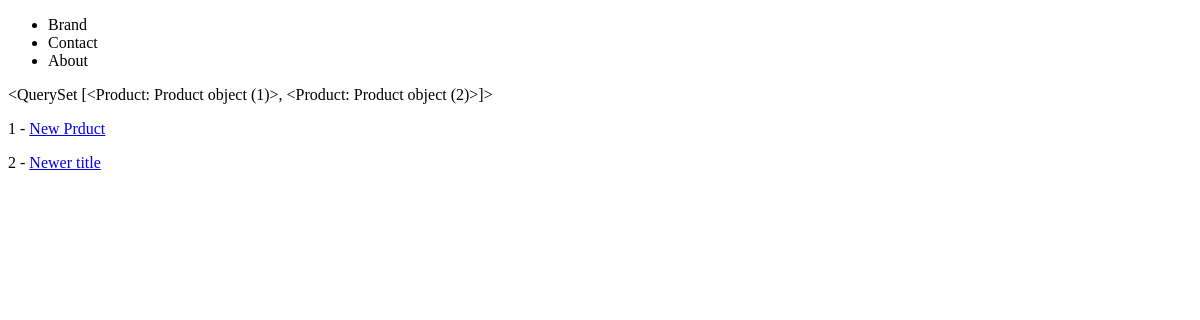
The app's page /products/, older data.
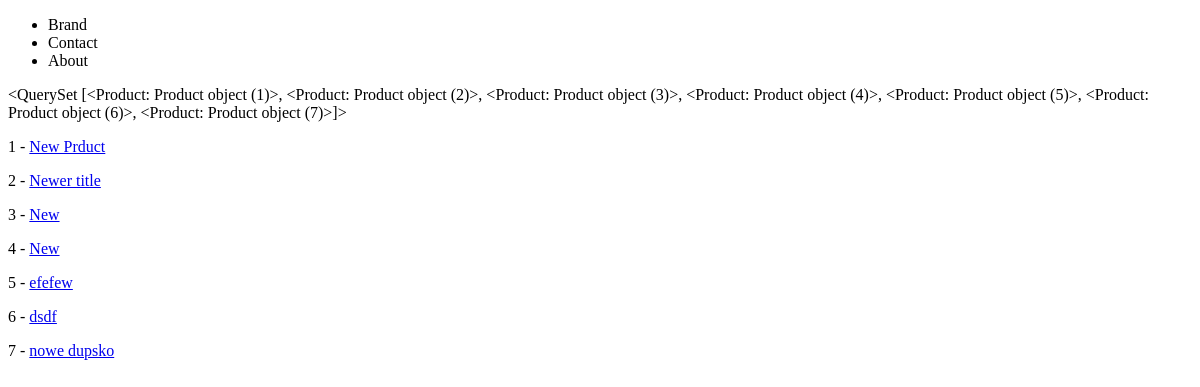
The same page, newer data.
### products/models.py (models this page shows)
class Product(models.Model):
    title = models.CharField(max_length= 120)
    description = models.TextField(blank=True, null=True)
    price = models.DecimalField(decimal_places=2, max_digits=10000)
    summary = models.TextField(blank=False, null=False)
    featured = models.BooleanField(default=False)
    def get_absolute_url(self):
        return reverse("products:product",kwargs={"my_id":self.id})

### products/views.py (the view)
# urls.py: path('', product_list_view, name='product-list'),
def product_list_view(request):
    queryset = Product.objects.all()
    context = {
        'object_list':queryset
    }
    return render(request, 'products/product_list.html', context)

### products/templates/products/product_list.html
{% extends 'base.html' %}
{% block content %}
{{object_list}}
{% for instance in object_list %}
    <p>{{instance.id}} - <a href='{{instance.get_absolute_url}}'>{{instance.title}}</a></p>
{% endfor %}
{% endblock %}

### templates/base.html (shortened to what this page needs)
<!DOCTYPE html>
<html lang="en">
<head>
</head>
<body>
    {% include 'navbar.html' %}
    {% block content %}{% endblock %}
</body>
</html>

### templates/navbar.html
<nav>
    <ul>
        <li>Brand</li>
        <li>Contact</li>
        <li>About</li>
    </ul>
</nav>

Row changes from the older to the newer data that the page shows:
computed for Product "New Prduct": id "<QuerySet [<Product: Product object (1)>, <Product: Product object (2)>]>" → "…(1)>, <Product: Product object (2)>, <Product: Product object (3)>, <Product: Product object (4)>, <Product: Product object (5)>, <Product: Product object (6)>, <Product: Product object (7)>]>"
added Product: id "3", title "New"
added Product: id "4", title "New"
added Product: id "5", title "efefew"
added Product: id "6", title "dsdf"
added Product: id "7", title "nowe dupsko"
